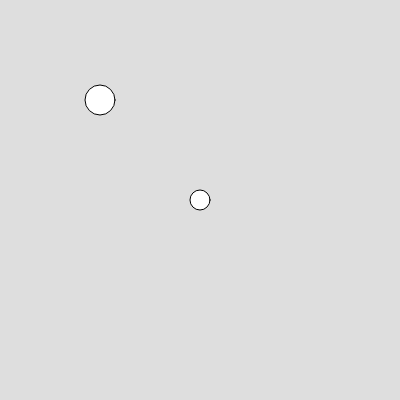
Frame 1 (no input)
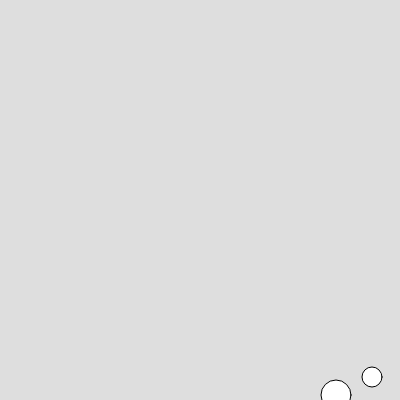
Frame 60 (no input)
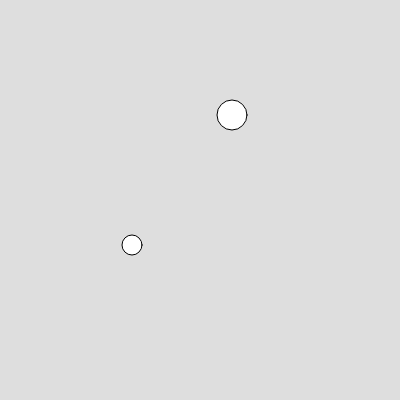
Frame 120 (the mouse pressed at the canvas centre since frame 60)

The p5.js sketch that drew these frames (run headless with seeded random() and noise() and a simulated clock; from frame 60 on, the mouse is pressed at the canvas centre):

// p5.js sketch
// ── sketch.js
var x=200;  
var y=200;  
var Vx=4;  
var Vy=3;  
var j=100;
var k=100;
var Vj=4;
var Vk=5;
function setup() {   
  createCanvas(400, 400);  
}   
  
function draw() {   
  background(222);  
  ellipse(x,y,20,20);//width和height是关键词，分别是Canvas的宽和高  
  ellipse(j,k,30,30);
	j+=Vj;
	k+=Vk;
	  if(j>width||j<0){  
        Vj*=-1;  
  }  
  if(k>height||k<0){  
        Vk*=-1;  
  }      
	x+=Vx;  
  y+=Vy;  
    if(x>width||x<0){  
        Vx*=-1;  
  }  
  if(y>height||y<0){  
        Vy*=-1;  
  }
}  
